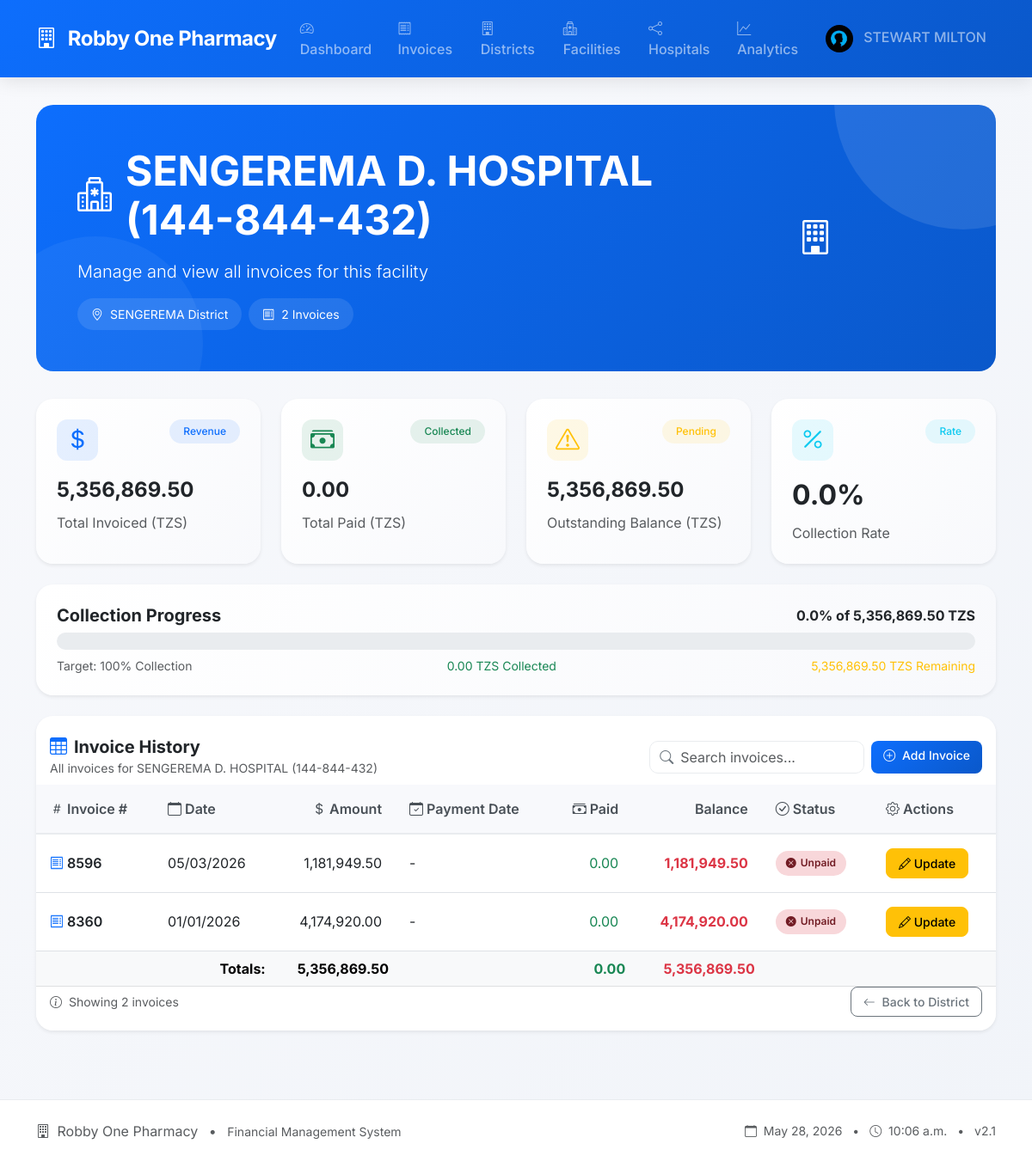
Before: /facility/37/ (signed in) with the older database file.
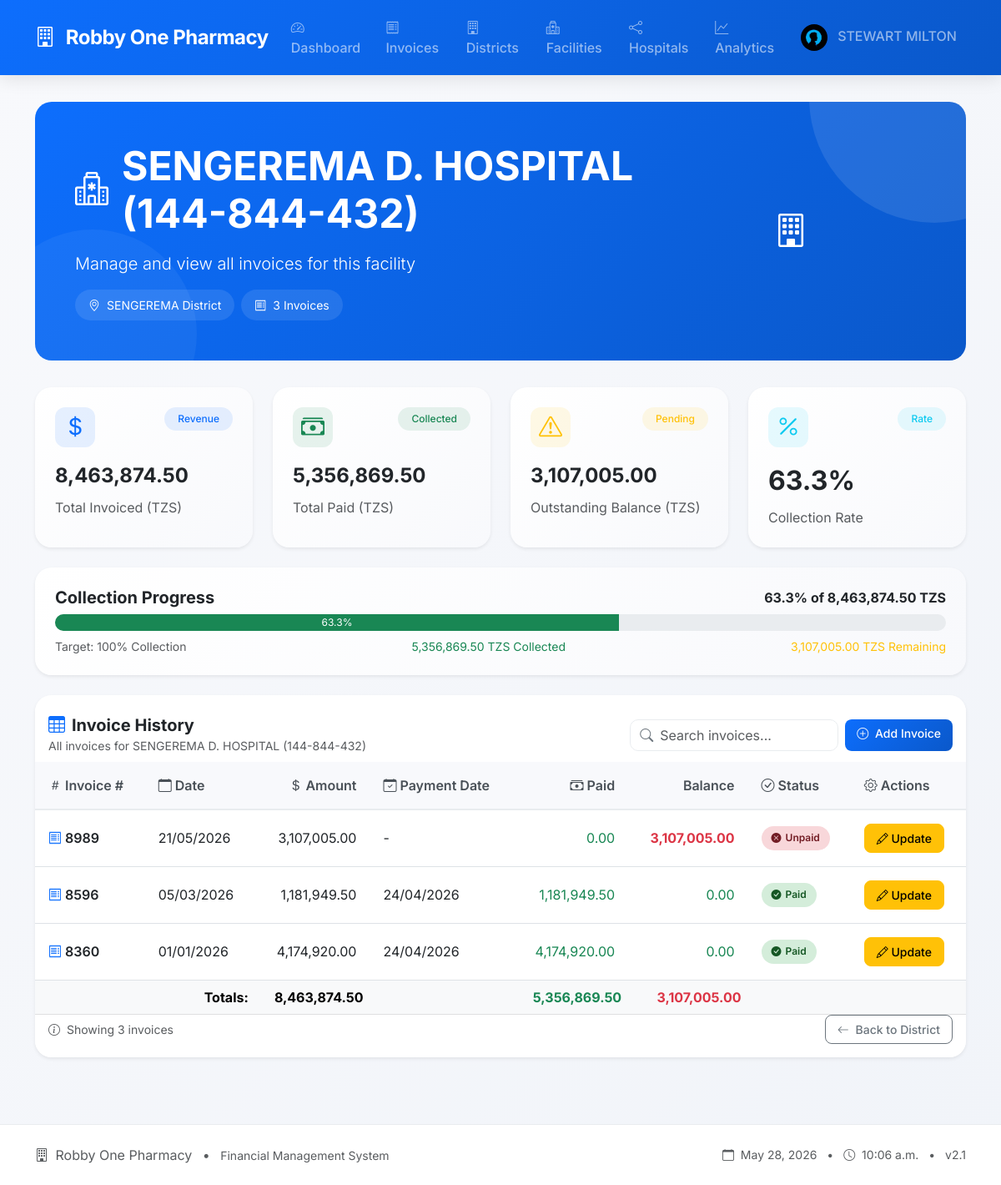
After: the same page with the newer database file.
### invoices/models.py (models this page shows, shortened)
class Invoice(models.Model):
    facility = models.ForeignKey(Facility, on_delete=models.CASCADE, related_name='invoices')
    invoice_number = models.CharField(max_length=50, unique=True)  # unique=True
    invoice_date = models.DateField()
    invoice_amount = models.DecimalField(max_digits=12, decimal_places=2, validators=[MinValueValidator(0)])
    payment_date = models.DateField(null=True, blank=True)
    amount_paid = models.DecimalField(max_digits=12, decimal_places=2, default=0, validators=[MinValueValidator(0)])
    class Meta:
        ordering = ['-invoice_date']
    @property
    def balance(self):
        return self.invoice_amount - self.amount_paid

### invoices/views.py (the view)
# urls.py: path('facility/<int:facility_id>/', views.facility_detail, name='facility_detail'),
@login_required
def facility_detail(request, facility_id):
    facility = get_object_or_404(Facility, pk=facility_id)
    invoices = facility.invoices.all().order_by('-invoice_date')
    total_invoice = sum(i.invoice_amount for i in invoices)
    total_paid = sum(i.amount_paid for i in invoices)
    total_balance = total_invoice - total_paid
    return render(request, 'invoices/facility_detail.html', {
        'facility': facility,
        'invoices': invoices,
        'total_invoice': total_invoice,
        'total_paid': total_paid,
        'total_balance': total_balance
    })

### invoices/templatetags/math_filters.py (called while the page is built)
@register.filter
def div(value, divisor):
    try:
        if divisor and divisor != 0:
            return value / divisor
        return 0
    except (TypeError, ValueError, ZeroDivisionError):
        return 0

@register.filter
def multiply(value, factor):
    try:
        return value * factor
    except (TypeError, ValueError):
        return 0

### invoices/templates/invoices/facility_detail.html (shortened to what the changed rows need)
{% extends 'base.html' %}
{% load humanize %}
{% load math_filters %}
{% block content %}
<div class="container-fluid p-0">
    <div class="facility-header text-white p-5 position-relative">
        <div style="position: relative; z-index: 1;">
            <div class="row align-items-center">
                <div class="col-md-8">
                    <div class="d-flex align-items-center gap-3 mb-3">
                        <h1 class="display-5 fw-bold mb-0">{{ facility.name }}</h1>
                    </div>
                    <div class="d-flex gap-2 flex-wrap">
                        <a href="{% url 'district_detail' facility.district.id %}" class="info-badge bg-white bg-opacity-10 text-white text-decoration-none">
                            <i class="bi bi-geo-alt"></i> {{ facility.district.name }} District
                        </a>
                        <span class="info-badge bg-white bg-opacity-10 text-white">
                            <i class="bi bi-receipt"></i> {{ invoices|length }} Invoice{{ invoices|length|pluralize }}
                        </span>
                    </div>
                </div>
            </div>
        </div>
    </div>
    <div class="row g-4 mb-4">
        <div class="col-md-3">
            <div class="stats-card card h-100 shadow-sm">
                <div class="card-body p-4">
                    <div class="d-flex justify-content-between align-items-start mb-3">
                        <div class="stat-icon bg-primary bg-opacity-10">
                        </div>
                        <span class="badge bg-primary bg-opacity-10 text-primary px-3 py-2">Revenue</span>
                    </div>
                    <div class="metric-value mb-2 fw-bold" style="font-size: 1.5rem;">
                        {{ total_invoice|floatformat:2|intcomma }}
                    </div>
                    <p class="text-muted mb-0">Total Invoiced (TZS)</p>
                </div>
            </div>
        </div>
        <div class="col-md-3">
            <div class="stats-card card h-100 shadow-sm">
                <div class="card-body p-4">
                    <div class="d-flex justify-content-between align-items-start mb-3">
                        <div class="stat-icon bg-success bg-opacity-10">
                        </div>
                        <span class="badge bg-success bg-opacity-10 text-success px-3 py-2">Collected</span>
                    </div>
                    <div class="metric-value mb-2 fw-bold" style="font-size: 1.5rem;">
                        {{ total_paid|floatformat:2|intcomma }}
                    </div>
                    <p class="text-muted mb-0">Total Paid (TZS)</p>
                </div>
            </div>
        </div>
        <div class="col-md-3">
            <div class="stats-card card h-100 shadow-sm">
                <div class="card-body p-4">
                    <div class="d-flex justify-content-between align-items-start mb-3">
                        <div class="stat-icon bg-warning bg-opacity-10">
                        </div>
                        <span class="badge bg-warning bg-opacity-10 text-warning px-3 py-2">Pending</span>
                    </div>
                    <div class="metric-value mb-2 fw-bold" style="font-size: 1.5rem;">
                        {{ total_balance|floatformat:2|intcomma }}
                    </div>
                    <p class="text-muted mb-0">Outstanding Balance (TZS)</p>
                </div>
            </div>
        </div>
        <div class="col-md-3">
            <div class="stats-card card h-100 shadow-sm">
                <div class="card-body p-4">
                    <div class="d-flex justify-content-between align-items-start mb-3">
                        <div class="stat-icon bg-info bg-opacity-10">
                        </div>
                        <span class="badge bg-info bg-opacity-10 text-info px-3 py-2">Rate</span>
                    </div>
                    <div class="collection-rate mb-2">
                        {% if total_invoice > 0 %}
                            {{ total_paid|div:total_invoice|multiply:100|floatformat:1 }}%
                        {% else %}
                            0%
                        {% endif %}
                    </div>
                    <p class="text-muted mb-0">Collection Rate</p>
                </div>
            </div>
        </div>
    </div>
    <div class="row g-4 mb-4">
        <div class="col-12">
            <div class="stats-card card shadow-sm">
                <div class="card-body p-4">
                    <div class="d-flex justify-content-between align-items-center mb-2">
                        <h5 class="mb-0 fw-bold">Collection Progress</h5>
                        <span class="fw-bold">
                            {% if total_invoice > 0 %}
                                {{ total_paid|div:total_invoice|multiply:100|floatformat:1 }}% of {{ total_invoice|floatformat:2|intcomma }} TZS
                            {% else %}
                                0% of 0 TZS
                            {% endif %}
                        </span>
                    </div>
                    <div class="progress" style="height: 20px; border-radius: 10px;">
                        <div class="progress-bar bg-success" role="progressbar"
                             style="width: {% if total_invoice > 0 %}{{ total_paid|div:total_invoice|multiply:100 }}{% else %}0{% endif %}%">
                            {% if total_invoice > 0 and total_paid|div:total_invoice|multiply:100 > 20 %}
                                {{ total_paid|div:total_invoice|multiply:100|floatformat:1 }}%
                            {% endif %}
                        </div>
                    </div>
                    <div class="d-flex justify-content-between mt-2">
                        <small class="text-muted">Target: 100% Collection</small>
                        <small class="text-success">{{ total_paid|floatformat:2|intcomma }} TZS Collected</small>
                        <small class="text-warning">{{ total_balance|floatformat:2|intcomma }} TZS Remaining</small>
                    </div>
                </div>
            </div>
        </div>
    </div>
    <div class="table-card card shadow-sm">
        <div class="table-responsive">
            <table class="table table-hover mb-0" id="invoiceTable">
                <thead class="table-light">
                    <tr>
                        <th><i class="bi bi-hash"></i> Invoice #</th>
                        <th><i class="bi bi-calendar"></i> Date</th>
                        <th class="text-end"><i class="bi bi-currency-dollar"></i> Amount</th>
                        <th><i class="bi bi-calendar-check"></i> Payment Date</th>
                        <th class="text-end"><i class="bi bi-cash-stack"></i> Paid</th>
                        <th class="text-end"> Balance</th>
                        <th><i class="bi bi-check-circle"></i> Status</th>
                        <th><i class="bi bi-gear"></i> Actions</th>
                    </tr>
                </thead>
                <tbody>
                    {% for invoice in invoices %}
                    <tr>
                        <td class="fw-semibold">
                            <i class="bi bi-receipt text-primary me-1"></i>{{ invoice.invoice_number }}
                        </td>
                        <td>{{ invoice.invoice_date|date:"d/m/Y" }}</td>
                        <td class="text-end">{{ invoice.invoice_amount|floatformat:2|intcomma }}</td>
                        <td>{{ invoice.payment_date|date:"d/m/Y"|default:"-" }}</td>
                        <td class="text-end text-success">{{ invoice.amount_paid|floatformat:2|intcomma }}</td>
                        <td class="text-end {% if invoice.balance > 0 %}text-danger fw-bold{% else %}text-success{% endif %}">
                            {{ invoice.balance|floatformat:2|intcomma }}
                        </td>
                        <td>
                            {% if invoice.balance == 0 %}
                                <span class="status-badge status-paid">
                                    <i class="bi bi-check-circle-fill"></i> Paid
                                </span>
                            {% elif invoice.amount_paid > 0 %}
                                <span class="status-badge status-partial">
                                    <i class="bi bi-exclamation-triangle-fill"></i> Partial
                                </span>
                            {% else %}
                                <span class="status-badge status-unpaid">
                                    <i class="bi bi-x-circle-fill"></i> Unpaid
                                </span>
                            {% endif %}
                        </td>
                        <td>
                            <div class="action-buttons">
                                <a href="{% url 'update_payment' invoice.id %}" class="btn btn-warning btn-sm" title="Update Payment">
                                    <i class="bi bi-pencil"></i> Update
                                </a>
                            </div>
                        </td>
                    </tr>
                    {% endfor %}
                </tbody>
                {% if invoices %}
                <tfoot class="table-light fw-bold">
                    <tr>
                        <td colspan="2" class="text-end">Totals: </td>
                        <td class="text-end">{{ total_invoice|floatformat:2|intcomma }}</td>
                        <td></td>
                        <td class="text-end text-success">{{ total_paid|floatformat:2|intcomma }}</td>
                        <td class="text-end text-danger">{{ total_balance|floatformat:2|intcomma }}</td>
                        <td colspan="2"></td>
                    </tr>
                </tfoot>
                {% endif %}
            </table>
        </div>
        {% if invoices %}
        <div class="card-footer bg-white border-0 pt-0 pb-3">
            <div class="d-flex justify-content-between align-items-center flex-wrap gap-2">
                <small class="text-muted">
                    <i class="bi bi-info-circle me-1"></i> Showing {{ invoices|length }} invoice{{ invoices|length|pluralize }}
                </small>
                <div class="d-flex gap-2">
                    <a href="{% url 'district_detail' facility.district.id %}" class="btn btn-sm btn-outline-secondary">
                        <i class="bi bi-arrow-left me-1"></i> Back to District
                    </a>
                </div>
            </div>
        </div>
        {% endif %}
    </div>
</div>
{% endblock %}

Changed rows visible on the page:
added Invoice: invoice_number "8989", invoice_date "21/05/2026", invoice_amount "3,107,005.00", payment_date "-", amount_paid "0.00", balance "3,107,005.00", shows "Unpaid"
changed Invoice (number 2 of 3 on the later page): payment_date "-" → "24/04/2026"; amount_paid "0.00" → "1,181,949.50"; balance "1,181,949.50" → "0.00"; amount_paid "Unpaid" → "Paid"
changed Invoice (number 3 of 3 on the later page): payment_date "-" → "24/04/2026"; amount_paid "0.00" → "4,174,920.00"; balance "4,174,920.00" → "0.00"; amount_paid "Unpaid" → "Paid"
Other visible differences:
{{ invoices|length }}: "2" → "3"
{{ total_invoice|floatformat:2|intcomma }}: "5,356,869.50" → "8,463,874.50"
{{ total_paid|floatformat:2|intcomma }}: "0.00" → "5,356,869.50"
{{ total_balance|floatformat:2|intcomma }}: "5,356,869.50" → "3,107,005.00"
{{ total_paid|div:total_invoice|multiply:100|floatformat:1 }}: "0.0" → "63.3"
{{ total_paid|div:total_invoice|multiply:100|floatformat:1 }}: (not shown) → "63.3"
